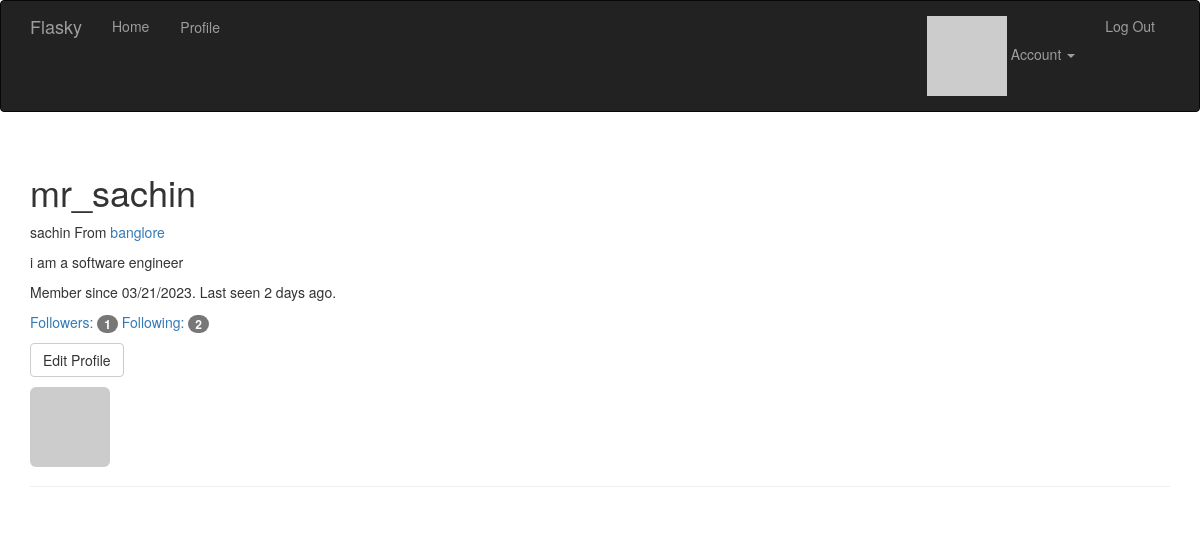
The app's page /user/mr_sachin (signed in) with its own data.
### app/models.py (models this page shows, shortened)
class User(UserMixin, db.Model):
    __tablename__ = 'users'
    id = db.Column(db.Integer, primary_key=True)
    email = db.Column(db.String(64), unique=True, index=True)
    username = db.Column(db.String(64), unique=True, index=True)
    role_id = db.Column(db.Integer, db.ForeignKey('roles.id'))
    password_hash = db.Column(db.String(128))
    confirmed = db.Column(db.Boolean, default=False)
    name = db.Column(db.String(64))
    location = db.Column(db.String(64))
    about_me = db.Column(db.Text())
    member_since = db.Column(db.DateTime(), default=datetime.utcnow)
    last_seen = db.Column(db.DateTime(), default=datetime.utcnow)
    avatar_hash = db.Column(db.String(32))
    posts = db.relationship('Post', backref='author', lazy='dynamic')
    followed = db.relationship('Follow',
                               foreign_keys=[Follow.follower_id],
                               backref=db.backref('follower', lazy='joined'),
                               lazy='dynamic',
                               cascade='all, delete-orphan')
    followers = db.relationship('Follow',
                                foreign_keys=[Follow.followed_id],
                                backref=db.backref('followed', lazy='joined'),
                                lazy='dynamic',
                                cascade='all, delete-orphan')
    comments = db.relationship('Comment', backref='author', lazy='dynamic')
    @property
    def password(self):
        raise AttributeError('password is not a readable attribute')
    def can(self, perm):
        return self.role is not None and self.role.has_permission(perm)
    def is_administrator(self):
        return self.can(Permission.ADMIN)
    def gravatar_hash(self):
        return hashlib.md5(self.email.lower().encode('utf-8')).hexdigest()
    def gravatar(self, size=100, default='identicon', rating='g'):
        url = 'https://secure.gravatar.com/avatar'
        hash = self.avatar_hash or self.gravatar_hash()
        return '{url}/{hash}?s={size}&d={default}&r={rating}'.format(
            url=url, hash=hash, size=size, default=default, rating=rating)

### app/main/views.py (the view)
@main.route('/user/<username>')
def user(username):
    user = User.query.filter_by(username=username).first()
    if user is None:
        abort(404)
    posts = user.posts.order_by(Post.timestamp.desc()).all()
    return render_template('user.html', user=user, posts=posts)

### app/auth/views.py (called while the page is built)
@auth.before_app_request
def before_request():
    if current_user.is_authenticated \
    and not current_user.confirmed \
    and request.blueprint != 'auth' \
    and request.endpoint != 'static':
        return redirect(url_for('auth.unconfirmed'))

### app/main/__init__.py (called while the page is built)
@main.app_context_processor
def inject_permissions():
    return dict(Permission=Permission)

### app/models.py (called while the page is built)
@login_manager.user_loader
def load_user(user_id):
    return User.query.get(int(user_id))

    def has_permission(self, perm):
        return self.permissions & perm == perm

### app/templates/user.html (shortened to what this page needs)
{% extends "base.html" %}
{% block page_content %}
<div class="page-header">
<h1>{{ user.username }}</h1>
{% if user.name or user.location %}
<p>
{% if user.name %}{{ user.name }}{% endif %}
{% if user.location %}
From <a href="http://maps.google.com/?q={{ user.location }}">
{{ user.location }}
</a>
{% endif %}
</p>
{% endif %}
{% if user.about_me %}<p>{{ user.about_me }}</p>{% endif %}
<p>
Member since {{ moment(user.member_since).format('L') }}.
Last seen {{ moment(user.last_seen).fromNow() }}.
</p>
    <p>
<a href="{{ url_for('.followers', username=user.username) }}">
Followers: <span class="badge">{{ user.followers.count() }}</span>
</a>
<a href="{{ url_for('.follow', username=user.username) }}">
Following: <span class="badge">{{ user.followed.count() }}</span>
</a>
</p>
<p>{% if user == current_user %}
<a class="btn btn-default" href="{{ url_for('.edit_profile') }}">
Edit Profile
</a></p>
<img class="img-rounded profile-thumbnail" src="{{ user.gravatar(size=256) }}">
{% endif %}
</div>
{% endblock %}

### records on screen
User: username "mr_sachin", name "sachin", location "banglore", about_me "i am a software engineer", member_since "03/21/2023", last_seen "2 days ago"

### other values on screen
{{ user.followers.count() }} "1"
{{ user.followed.count() }} "2"
